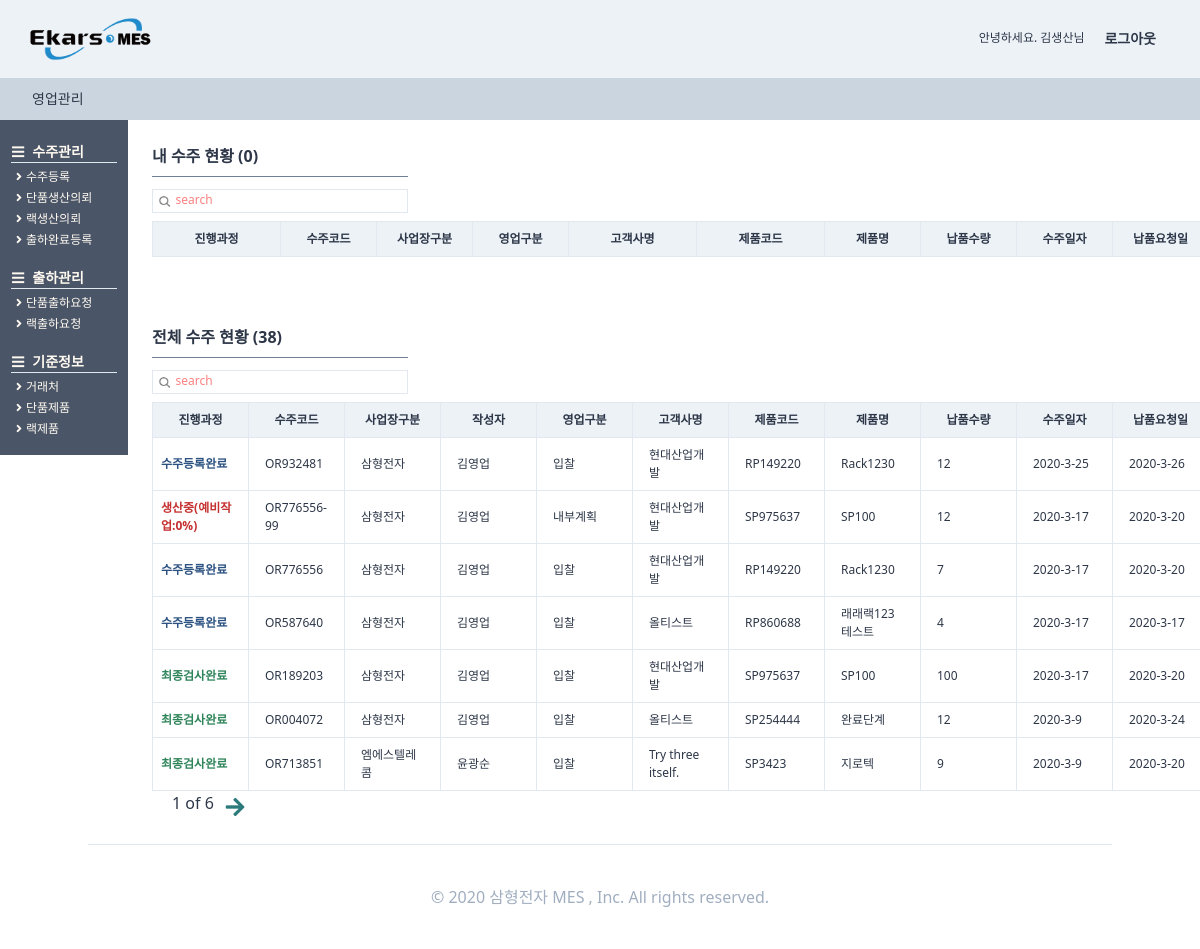
The page /orders/ordershome/ (signed in) on the database as committed earlier.
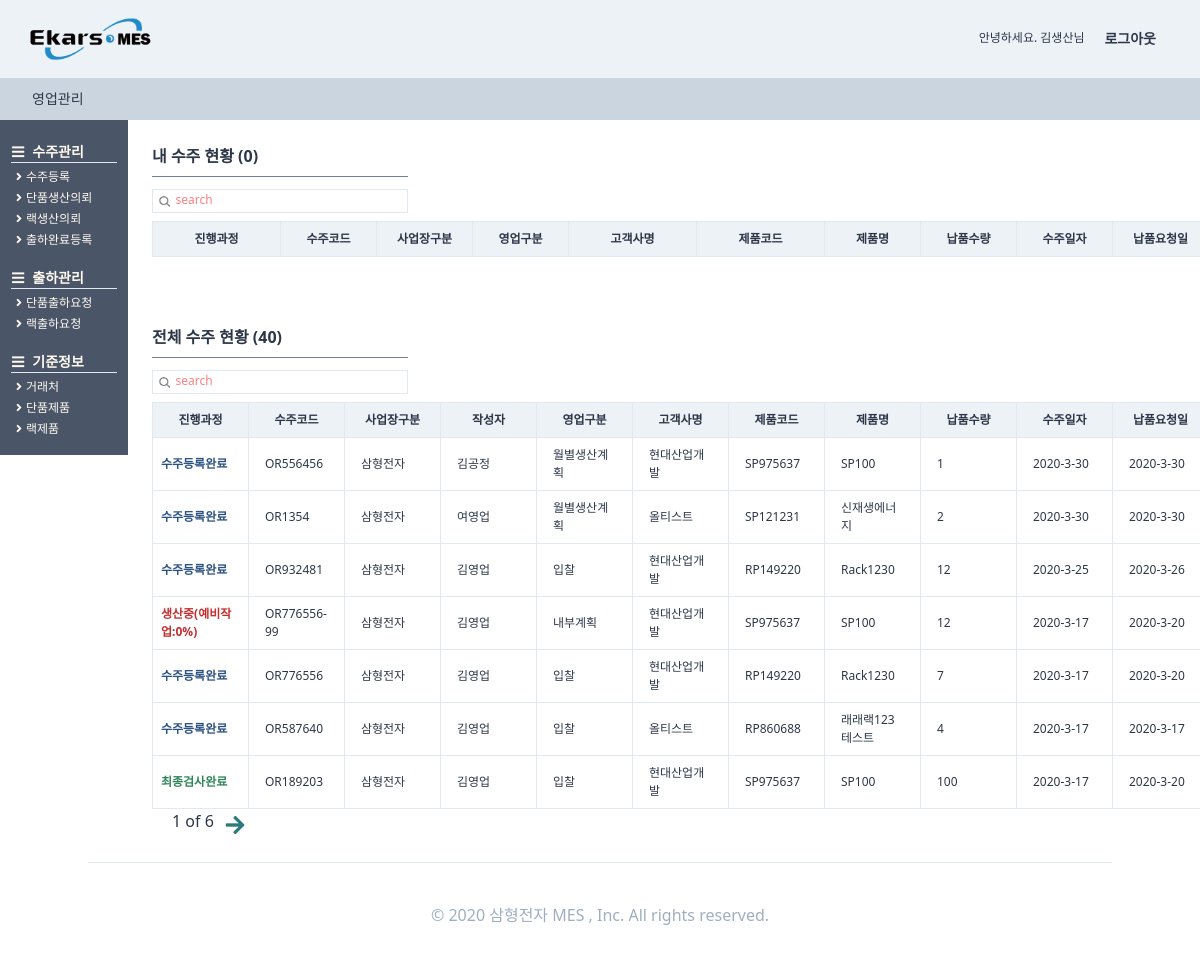
The same page on the database as committed later.
### orders/models.py (models this page shows, shortened)
class OrderRegister(TimeStampedModel):
    입찰 = "입찰"
    대리점 = "대리점"
    AS = "A/S"
    내부계획 = "내부계획"
    월별생산계획 = "월별생산계획"
    영업구분_CHOICES = (
        (입찰, "입찰"),
        (대리점, "대리점"),
        (AS, "A/S"),
        (내부계획, "내부계획"),
        (월별생산계획, "월별생산계획"),
    )
    삼형전자 = "삼형전자"
    엠에스텔레콤 = "엠에스텔레콤"
    사업장구분_CHOICES = (
        (삼형전자, "삼형전자"),
        (엠에스텔레콤, "엠에스텔레콤"),
    )
    출하완료 = "출하완료"
    출하미완료 = "출하미완료"
    출하구분_CHOICES = (
        (출하완료, "출하완료"),
        (출하미완료, "출하미완료"),
    )
    단품 = "단품"
    랙 = "랙"
    제품구분_CHOICES = (
        (단품, "단품"),
        (랙, "랙"),
    )
    랙생산의뢰 = models.ForeignKey(
        "self", related_name="단품생산의뢰", on_delete=models.SET_NULL, null=True, blank=True
    )
    작성자 = models.ForeignKey(
        users_models.User,
        related_name="수주등록",
        on_delete=models.SET_NULL,
        null=True,
        blank=True,
    )
    수주코드 = models.CharField(max_length=50)
    영업구분 = models.CharField(choices=영업구분_CHOICES, max_length=10, blank=True, default=입찰)
    제품구분 = models.CharField(choices=제품구분_CHOICES, max_length=10, blank=True, default=단품)
    사업장구분 = models.CharField(
        choices=사업장구분_CHOICES, max_length=10, blank=True, default=삼형전자
    )
    수주일자 = models.DateField(auto_now=False, auto_now_add=False)
    고객사명 = models.ForeignKey(
        SI_models.CustomerPartner,
        related_name="수주등록",
        on_delete=models.SET_NULL,
        null=True,
        blank=True,
    )
    현장명 = models.CharField(max_length=50, null=True)
    납품요청일 = models.DateField(auto_now=False, auto_now_add=False, blank=True, null=True)
    납품수량 = models.IntegerField()
    특이사항 = models.TextField(blank=True)
    단품모델 = models.ForeignKey(
        SI_models.SingleProduct,
        related_name="수주등록",
        on_delete=models.SET_NULL,
        null=True,
        blank=True,
    )
    랙모델 = models.ForeignKey(
        SI_models.RackProduct,
        related_name="수주등록",
        on_delete=models.SET_NULL,
        null=True,
        blank=True,
    )
    출하구분 = models.CharField(
        choices=출하구분_CHOICES, max_length=10, blank=True, default=출하미완료
    )
    랙조립도면 = models.FileField(
        upload_to="blueprint", blank=True, null=True, help_text="랙 수주의 경우 조립도면을 첨부해주세요."
    )
    class Meta:
        verbose_name = "수주등록"
        verbose_name_plural = "수주등록"
    def process(self):
        try:
            pro = self.생산요청
            try:
                cess = self.생산요청.생산계획.현재공정
                pro = self.생산요청.생산계획.현재공정달성율
                try:
                    pro = self.생산요청.생산계획.작업지시서.작업지시서등록.최종검사
                    try:
                        pro = self.생산요청.생산계획.작업지시서.작업지시서등록.최종검사.최종검사등록
                        return "최종검사완료"
                    except:
                        return "최종검사의뢰완료"
                except:
                    return f"생산중({cess}:{pro})"
            except:
                return "생산의뢰완료"
        except:
            return "수주등록완료"

### users/models.py (models this page shows)
class User(AbstractUser,TimeStampedModel):
    부서 = models.ForeignKey(
        "Part", related_name="user", on_delete=models.CASCADE, null=True
    )
    class Meta:
        verbose_name = "사용자"
        verbose_name_plural = "사용자"
    def __str__(self):
        return self.first_name

### StandardInformation/models.py (models this page shows, shortened)
class CustomerPartner(TimeStampedModel):
    고객 = "고객"
    대리점 = "대리점"
    공급처 = "공급처"
    거래처_CHOICES = (
        (고객, "고객"),
        (대리점, "대리점"),
        (공급처, "공급처"),
    )
    고객작성자 = models.ForeignKey(
        "users.User", related_name="고객거래처작성자", on_delete=models.SET_NULL, null=True
    )
    작성일 = models.DateField(auto_now=True, auto_now_add=False)
    거래처구분 = models.CharField(choices=거래처_CHOICES, max_length=4, default=공급처)
    거래처코드 = models.CharField(max_length=50, null=True)
    거래처명 = models.CharField(max_length=70, null=True)
    사업자등록번호 = models.CharField(max_length=50, null=True)
    고객담당자 = models.ForeignKey(
        "users.User", related_name="고객거래처담당자", on_delete=models.SET_NULL, null=True
    )
    연락처 = models.CharField(max_length=50, blank=True)
    이메일 = models.EmailField(max_length=254)
    사업장주소 = models.CharField(max_length=70, blank=True, null=True)
    사업자등록증첨부 = models.FileField(blank=True, null=True)
    특이사항 = models.TextField(blank=True, null=True)
    사용여부 = models.BooleanField(default=False)
    class Meta:
        verbose_name = "고객"
        verbose_name_plural = "고객"
    def __str__(self):
        return self.거래처명

class RackProduct(TimeStampedModel):
    작성자 = models.ForeignKey(
        "users.User", related_name="랙제품작성자", on_delete=models.SET_NULL, null=True
    )
    작성일 = models.DateField(auto_now=True, auto_now_add=False)
    랙시리얼코드 = models.CharField(max_length=40, blank=True)
    랙모델명 = models.CharField(max_length=60, blank=True)
    규격 = models.CharField(max_length=30, blank=True)
    단위 = models.CharField(max_length=30, blank=True)
    단가 = models.IntegerField(null=True)
    class Meta:
        verbose_name = "랙제품"
        verbose_name_plural = "랙제품"

class SingleProduct(TimeStampedModel):
    작성자 = models.ForeignKey(
        "users.User", related_name="단품제품작성자", on_delete=models.SET_NULL, null=True
    )
    작성일 = models.DateField(auto_now=True, auto_now_add=False)
    모델코드 = models.CharField(max_length=80, blank=True)
    모델명 = models.CharField(max_length=30, blank=True)
    규격 = models.CharField(max_length=80, blank=True)
    단위 = models.CharField(max_length=10, blank=True)
    단가 = models.IntegerField(null=True)
    class Meta:
        verbose_name = "단품제품"
        verbose_name_plural = "단품제품"

### producemanages/models.py (models this page shows, shortened)
class ProduceRegister(TimeStampedModel):
    예비작업 = "예비작업"
    조립 = "조립"
    검사 = "검사"
    현재공정_CHOICES = (
        (예비작업, "예비작업"),
        (조립, "조립"),
        (검사, "검사"),
    )
    사영 = "0%"
    사일 = "25%"
    사이 = "50%"
    사삼 = "75%"
    사사 = "100%"
    현재공정달성율_CHOICES = (
        (사영, "0%"),
        (사일, "25%"),
        (사이, "50%"),
        (사삼, "75%"),
        (사사, "100%"),
    )
    작성자 = models.ForeignKey(
        users_models.User,
        related_name="생산계획등록",
        on_delete=models.SET_NULL,
        null=True,
        blank=True,
    )
    생산계획등록코드 = models.CharField(max_length=50)
    생산의뢰 = models.OneToOneField(
        orders_models.OrderProduce,
        related_name="생산계획",
        on_delete=models.SET_NULL,
        null=True,
    )
    현재공정 = models.CharField(
        choices=현재공정_CHOICES, max_length=10, null=True, default=예비작업
    )
    현재공정달성율 = models.CharField(
        choices=현재공정달성율_CHOICES, max_length=10, null=True, default=사영
    )
    계획생산량 = models.IntegerField(null=True)
    일일생산량 = models.IntegerField(null=True)
    누적생산량 = models.IntegerField(null=True, blank=True)
    특이사항 = models.CharField(max_length=100, null=True, blank=True)
    class Meta:
        verbose_name = "생산계획등록"
        verbose_name_plural = "생산계획등록"
    def successrate(self):
        if self.누적생산량 is None:
            return f"0%"
        else:
            rate = (self.누적생산량 / self.계획생산량) * 100
            rate = round(rate, 2)
            return f"{rate}%"
    successrate.short_description = "계획 생산량 달성율"

### orders/views.py (the view, shortened to what this page needs)
# urls.py: path("ordershome/", views.ordershome, name="ordershome"),
def ordershome(request):
    user = request.user
    search_m = request.GET.get("search_m")
    search = request.GET.get("search")
    order_m = (
        models.OrderRegister.objects.filter(작성자=user)
        .filter(출하구분="출하미완료")
        .order_by("-created")
    )
    if search_m is None:
        s_bool_m = False
        my_order_count = order_m.count()
    order = models.OrderRegister.objects.all().order_by("-created")
    if search is None:
        order_count = order.count()
        s_bool = False
    pagediv = 7
    totalpage_m = int(math.ceil(len(order_m) / pagediv))
    paginator_m = Paginator(order_m, pagediv, orphans=0)
    page_m = request.GET.get("page_m", "1")
    order_m = paginator_m.get_page(page_m)
    nextpage_m = int(page_m) + 1
    previouspage_m = int(page_m) - 1
    notsamebool_m = True
    totalpage = int(math.ceil(len(order) / pagediv))
    paginator = Paginator(order, pagediv, orphans=0)
    page = request.GET.get("page", "1")
    order = paginator.get_page(page)
    nextpage = int(page) + 1
    previouspage = int(page) - 1
    notsamebool = True
    if int(page_m) == totalpage_m:
        notsamebool_m = False
    if (search_m is None) or (search_m == ""):
        search_m = "search"
    if int(page) == totalpage:
        notsamebool = False
    if (search is None) or (search == ""):
        search = "search"
    return render(
        request,
        "orders/ordershome.html",
        {
            "order_count": order_count,
            "my_order_count": my_order_count,
            "order_m": order_m,
            "search_m": search_m,
            "page_m": page_m,
            "totalpage_m": totalpage_m,
            "notsamebool_m": notsamebool_m,
            "nextpage_m": nextpage_m,
            "previouspage_m": previouspage_m,
            "s_bool_m": s_bool_m,
            "order": order,
            "search": search,
            "page": page,
            "totalpage": totalpage,
            "notsamebool": notsamebool,
            "nextpage": nextpage,
            "previouspage": previouspage,
            "s_bool": s_bool,
            "최종검사완료": "최종검사완료",
            "최종검사의뢰완료": "최종검사의뢰완료",
            "수주등록완료": "수주등록완료",
            "생산의뢰완료": "생산의뢰완료",
        },
    )

### templates/orders/ordershome.html (shortened to what the changed rows need)
{%extends "base.html"%}
{%load static%}
{% block content %}
<div class="flex">
    {%block main_contens%}
    <div class="flex flex-col w-full">
        <div class="w-full pl-32 -mt-6 font-semibold pt-12 flex flex-col">
            <div class="flex flex-col w-full">
                <div class="p-6">
                    <div class="flew flex-col">
                        <table class="table-fixed font-light text-xs w-full">
                            <thead>
                                <tr>
                                    <th class="border bg-gray-200 px-2 py-2 w-32">진행과정</th>
                                    <th class="border bg-gray-200 px-4 py-2 w-24">수주코드</th>
                                    <th class="border bg-gray-200 px-4 py-2 w-24">사업장구분</th>
                                    <th class="border bg-gray-200 px-4 py-2 w-24">영업구분</th>
                                    <th class="border bg-gray-200 px-4 py-2 w-32">고객사명</th>
                                    <th class="border bg-gray-200 px-4 py-2 w-32">제품코드</th>
                                    <th class="border bg-gray-200 px-4 py-2 w-24">제품명</th>
                                    <th class="border bg-gray-200 px-4 py-2 w-24">납품수량</th>
                                    <th class="border bg-gray-200 px-4 py-2 w-24">수주일자</th>
                                    <th class="border bg-gray-200 px-4 py-2 w-24">납품요청일</th>
                                </tr>
                            </thead>
                        </table>
                    </div>
                </div>
            </div>
        </div>
        <div class="w-full h-full mt-5 pl-32 font-semibold flex flex-col">
            <div class="flex flex-col w-full">
                <div class="p-6 w-full">
                    <div class="border-b w-64 mb-3 border-gray-600 pb-2">전체 수주 현황 ({{order_count}}) </div>
                    <div class="flew flex-col w-full">
                        <div class="w-64 border h-6 mb-2">
                        </div>
                        <table class="table-fixed font-light text-xs w-full">
                            <thead>
                                <tr>
                                    <th class="border bg-gray-200 px-2 py-2 w-24">진행과정</th>
                                    <th class="border bg-gray-200 px-4 py-2 w-24">수주코드</th>
                                    <th class="border bg-gray-200 px-4 py-2 w-24">사업장구분</th>
                                    <th class="border bg-gray-200 px-4 py-2 w-24">작성자</th>
                                    <th class="border bg-gray-200 px-4 py-2 w-24">영업구분</th>
                                    <th class="border bg-gray-200 px-4 py-2 w-24">고객사명</th>
                                    <th class="border bg-gray-200 px-4 py-2 w-24">제품코드</th>
                                    <th class="border bg-gray-200 px-4 py-2 w-24">제품명</th>
                                    <th class="border bg-gray-200 px-4 py-2 w-24">납품수량</th>
                                    <th class="border bg-gray-200 px-4 py-2 w-24">수주일자</th>
                                    <th class="border bg-gray-200 px-4 py-2 w-24">납품요청일</th>
                                </tr>
                            </thead>
                            <tbody>
                                {%for list in order%}
                                <tr>
                                    <td class="border px-2 py-2 font-bold
                                        {%if list.process == 최종검사완료%}
                                        text-green-700
                                        {%endif%}
                                        {%if list.process == 수주등록완료%}
                                        text-blue-800
                                        {%endif%}
                                        text-red-700 ">
                                        {{list.process}}</td>
                                    <td class="border px-4 py-2 font-medium hover:text-blue-700 hover:font-bold"><a
                                            href="{%url "orders:orderdetail" list.pk %}">
                                            {{list.수주코드}}</a></td>
                                    <td class="border px-4 py-2">{{list.사업장구분}}</td>
                                    <td class="border px-4 py-2">{{list.작성자.first_name}}</td>
                                    <td class="border px-4 py-2">{{list.영업구분}}</td>
                                    <td class="border px-4 py-2">{{list.고객사명}}</td>
                                    {%if list.제품구분 == "단품"%}
                                    <td class="border px-4 py-2">{{list.단품모델.모델코드}}</td>
                                    <td class="border px-4 py-2">{{list.단품모델.모델명}}</td>
                                    {%else%}
                                    <td class="border px-4 py-2">{{list.랙모델.랙시리얼코드}}</td>
                                    <td class="border px-4 py-2">{{list.랙모델.랙모델명}}</td>
                                    {%endif%}
                                    <td class="border px-4 py-2">{{list.납품수량}}</td>
                                    <td class="border px-4 py-2">
                                        {{list.수주일자.year}}-{{list.수주일자.month}}-{{list.수주일자.day}}</td>
                                    <td class="border px-4 py-2">
                                        {%if list.납품요청일 is None%}
                                        {%else%}
                                        {{list.납품요청일.year}}-{{list.납품요청일.month}}-{{list.납품요청일.day}}{%endif%}</td>
                                </tr>
                                {%endfor%}
                            </tbody>
                        </table>
                        <div class="flex ml-2">
                        </div>
                    </div>
                </div>
            </div>
        </div>
    </div>
    {%endblock main_contens %}
</div>
{%endblock content %}

Rows that differ between the two databases and show on the page:
no longer on this page (row unchanged): OrderRegister: process "최종검사완료", 수주코드 "OR004072", 사업장구분 "삼형전자", 작성자.first_name "김영업", 영업구분 "입찰", 고객사명 "올티스트", 단품모델.모델코드 "SP254444", 단품모델.모델명 "완료단계", 납품수량 "12", 수주일자.year "2020", 수주일자.month "3", 수주일자.day "9", 납품요청일.year "2020", 납품요청일.month "3", 납품요청일.day "24"
no longer on this page (row unchanged): OrderRegister: process "최종검사완료", 수주코드 "OR713851", 사업장구분 "엠에스텔레콤", 작성자.first_name "윤광순", 영업구분 "입찰", 고객사명 "Try three itself.", 단품모델.모델코드 "SP3423", 단품모델.모델명 "지로텍", 납품수량 "9", 수주일자.year "2020", 수주일자.month "3", 수주일자.day "9", 납품요청일.year "2020", 납품요청일.month "3", 납품요청일.day "20"
added OrderRegister: process "수주등록완료", 수주코드 "OR556456", 사업장구분 "삼형전자", 작성자.first_name "김공정", 영업구분 "월별생산계획", 고객사명 "현대산업개발", 단품모델.모델코드 "SP975637", 단품모델.모델명 "SP100", 납품수량 "1", 수주일자.year "2020", 수주일자.month "3", 수주일자.day "30", 납품요청일.year "2020", 납품요청일.month "3", 납품요청일.day "30"
added OrderRegister: process "수주등록완료", 수주코드 "OR1354", 사업장구분 "삼형전자", 작성자.first_name "여영업", 영업구분 "월별생산계획", 고객사명 "올티스트", 단품모델.모델코드 "SP121231", 단품모델.모델명 "신재생에너지", 납품수량 "2", 수주일자.year "2020", 수주일자.month "3", 수주일자.day "30", 납품요청일.year "2020", 납품요청일.month "3", 납품요청일.day "30"
Other text that changed with them:
{{ order_count }}: "38" → "40"
